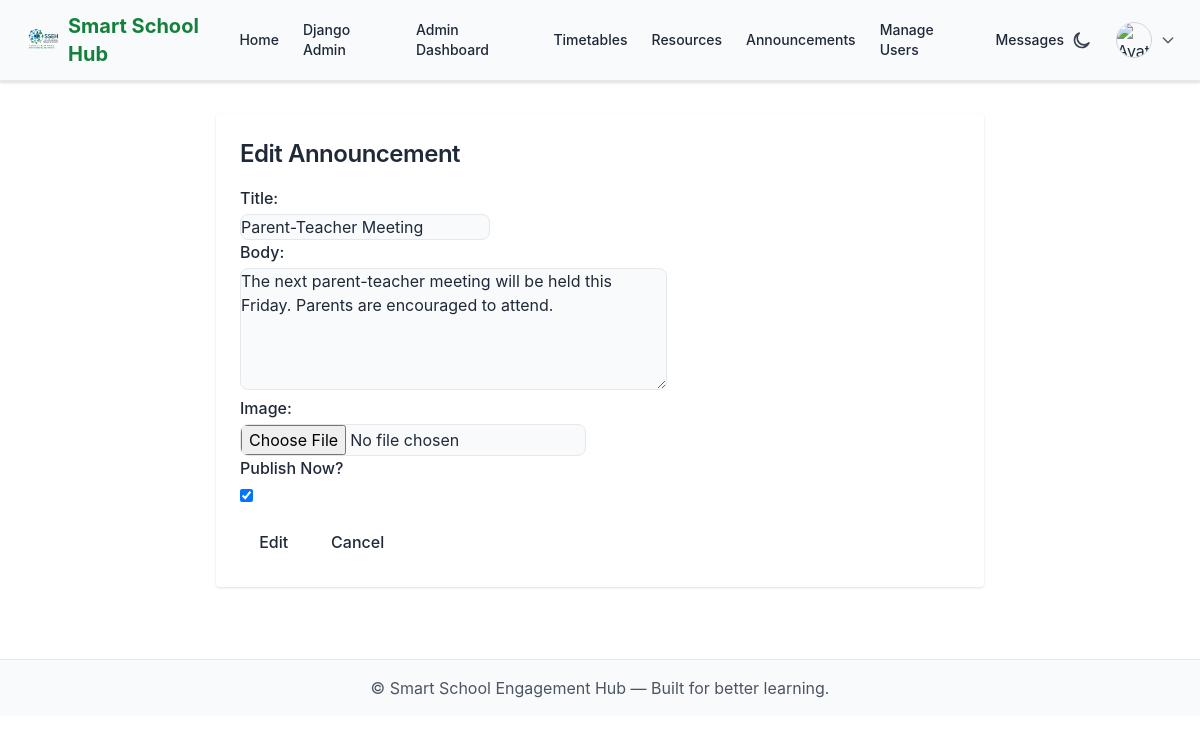
Page /announcements/4/edit/ (signed in) on the committed database.
### announcements/models.py (models this page shows, shortened)
class Announcement(models.Model):
    title = models.CharField(max_length=255)
    body = models.TextField()
    image = models.ImageField(upload_to='announcements/', blank=True, null=True)
    posted_by = models.ForeignKey(
        User,
        on_delete=models.SET_NULL,
        null=True,
        related_name='announcements'
    )
    created_at = models.DateTimeField(auto_now_add=True)
    updated_at = models.DateTimeField(auto_now=True)
    is_published = models.BooleanField(default=True)
    class Meta:
        ordering = ['-created_at']

### announcements/views.py (the view)
# urls.py: path("<int:pk>/edit/", views.edit_announcement, name="edit_announcement"),
@login_required
@user_passes_test(is_school_admin)
def edit_announcement(request, pk):
    ann = get_object_or_404(Announcement, pk=pk)
    if request.method == "POST":
        form = AnnouncementForm(request.POST, request.FILES, instance=ann)
        if form.is_valid():
            form.save()
            messages.success(request, "Announcement updated successfully.")
            return redirect("announcements:manage_announcements")
    else:
        form = AnnouncementForm(instance=ann)
    return render(request, "announcements/announcement_form.html", {
        "form": form,
        "mode": "Edit",
    })

### announcements/forms.py
class AnnouncementForm(forms.ModelForm):
    class Meta:
        model = Announcement
        fields = ["title", "body", "image", "is_published"]
        widgets = {
            "title": forms.TextInput(attrs={"class": "form-control", "placeholder": "Enter title..."}),
            "body": forms.Textarea(attrs={"class": "form-control", "rows": 5, "placeholder": "Write the announcement details..."}),
            "image": forms.ClearableFileInput(attrs={"class": "form-control"}),
            "is_published": forms.CheckboxInput(attrs={"class": "form-check-input"}),
        }
        labels = {
            "is_published": "Publish Now?",
        }

### announcements/views.py (called while the page is built)
def is_school_admin(user):
    return user.is_school_admin or user.is_superuser

### communications/context_processors.py (called while the page is built)
def unread_messages_count(request):
    if request.user.is_authenticated and hasattr(request.user, "is_parent") and request.user.is_parent:
        count = ParentMessage.objects.filter(parent=request.user, is_read=False).count()
        return {"unread_messages_count": count}
    return {"unread_messages_count": 0}

### sseh_multi/context_processors.py (called while the page is built)
def unread_messages_count(request):
    if request.user.is_authenticated and getattr(request.user, "is_school_admin", False):
        count = ContactMessage.objects.filter(is_replied=False).count()
    else:
        count = 0
    return {"unread_message_count": count}

### announcements/templates/announcements/announcement_form.html (shortened to what this page needs)
{% extends "school_admin/base.html" %}
{% block content %}
<div class="max-w-3xl mx-auto p-6 bg-white rounded shadow">
    <h2 class="text-2xl font-semibold mb-4">{{ mode }} Announcement</h2>
    <form method="POST" enctype="multipart/form-data">
        {{ form.as_p }}
        <button type="submit" class="btn btn-success mt-3">{{ mode }}</button>
        <a href="{% url 'announcements:manage_announcements' %}" class="btn btn-secondary mt-3">Cancel</a>
    </form>
</div>
{% endblock %}

### static/css/global.css (style rules this page uses)
body { font-family: 'Inter', sans-serif; line-height: 1.6; -webkit-font-smoothing: antialiased; }
h1, h2, h3, h4, h5, h6 { font-weight: 600; letter-spacing: -0.02em; }
p { margin-bottom: 0.75rem; }

### static/css/theme.css (style rules this page uses)
:root { --bg: #ffffff; --surface: #f9fafb; --text: #1f2937; --border: #e5e7eb; --green: #16a34a; --green-hover: #22c55e; --red: #dc2626; --red-hover: #b91c1c; }
body { background-color: var(--bg); color: var(--text); font-family: 'Inter', sans-serif; transition: background-color 0.3s ease, color 0.3s ease; }
.btn { display: inline-flex; align-items: center; justify-content: center; font-weight: 500; border-radius: 0.5rem; padding: 0.6rem 1.2rem; transition: all 0.2s ease-in-out; cursor: pointer; }
input, select, textarea { background-color: var(--surface) !important; color: var(--text) !important; border: 1px solid var(--border) !important; border-radius: 0.5rem; padding: 0.5rem 0.75rem; transition: all 0.2s ease; }
input::placeholder, textarea::placeholder { color: #9ca3af !important; }
label { font-weight: 500; color: var(--text); display: block; margin-bottom: 0.25rem; }
a { color: var(--green); text-decoration: none; }

### rows in the picture
Announcement: title "Parent-Teacher Meeting", body "The next parent-teacher meeting will be held this Friday. Parents are encouraged to attend.", is_published "☑"

### other values in the picture
{{ mode }} "Edit"
